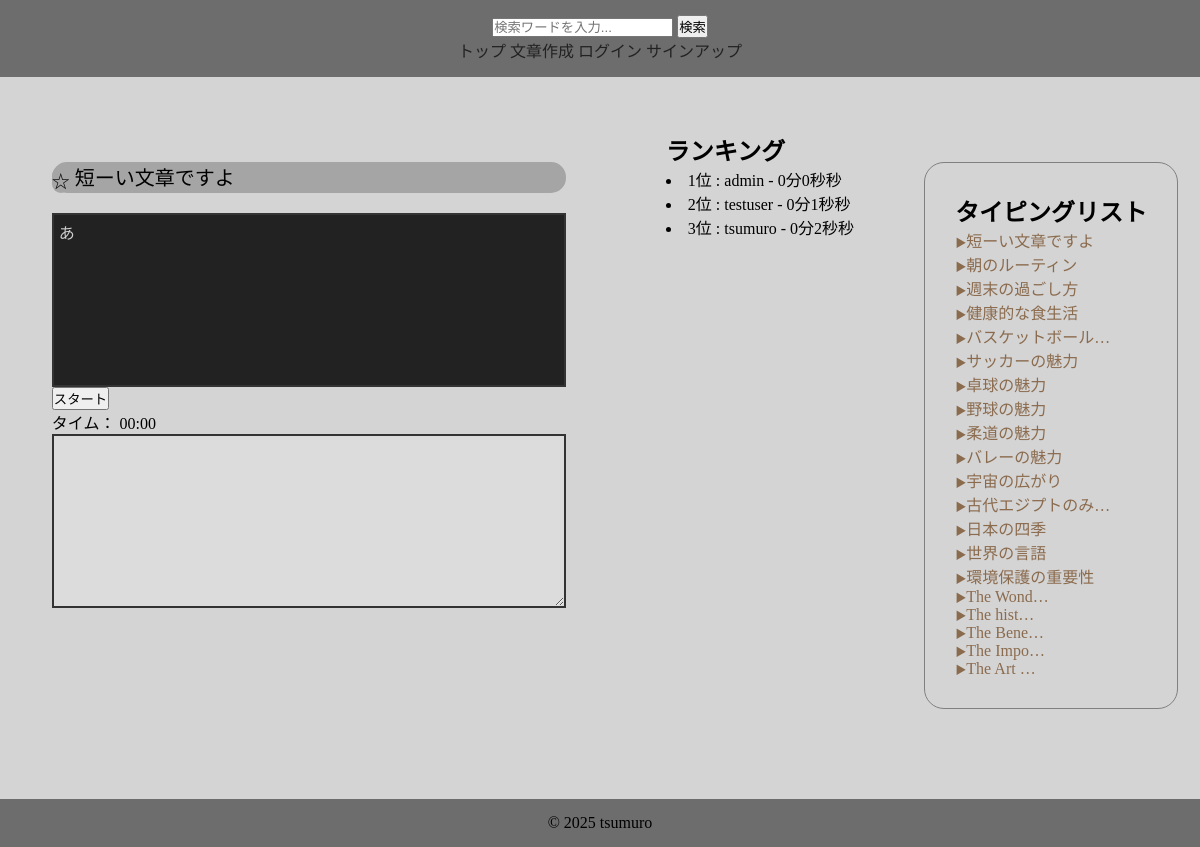
Before: /16/ with the older database file.
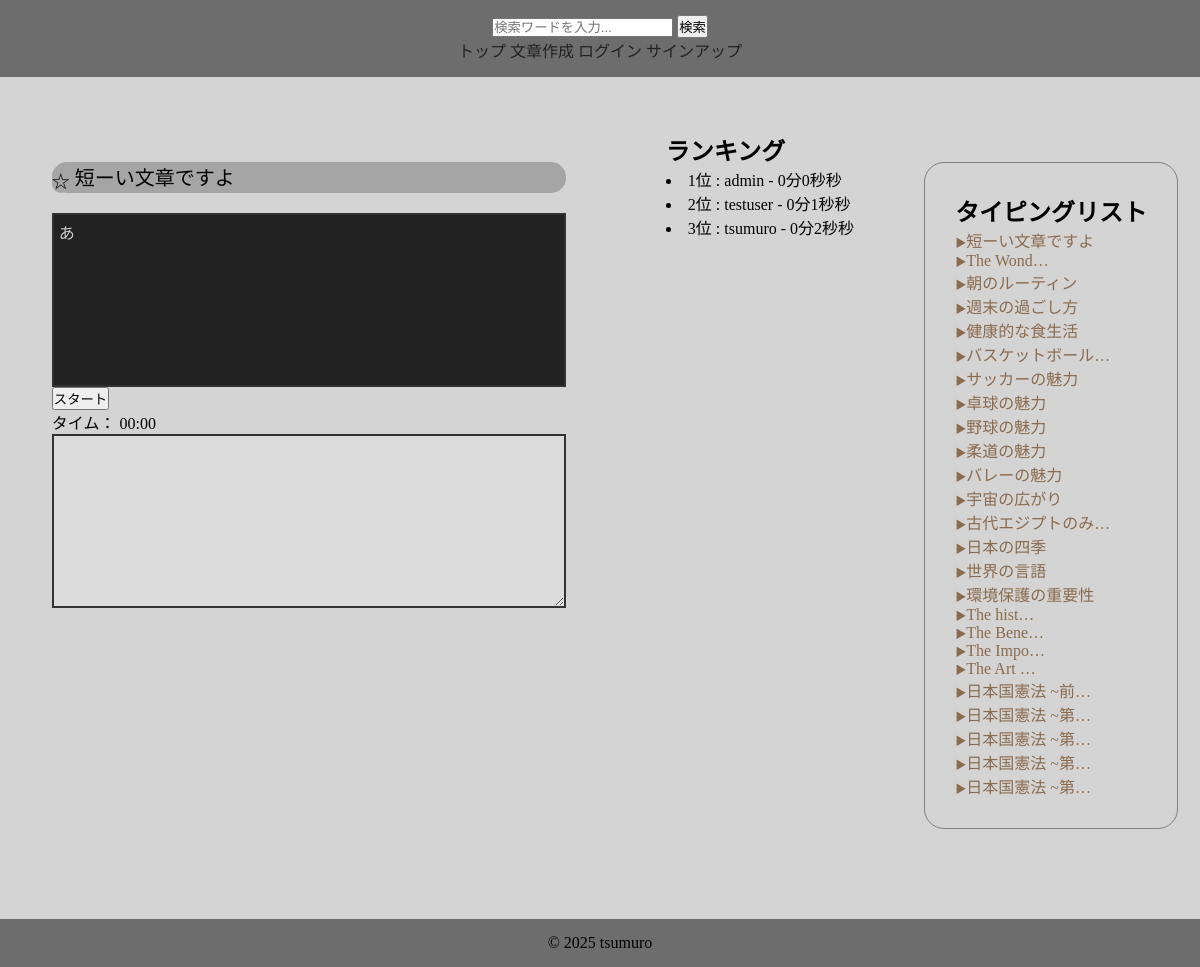
After: the same page with the newer database file.
### contentapp/models.py (models this page shows, shortened)
class Content(models.Model):
    user = models.ForeignKey(
        settings.AUTH_USER_MODEL,
        on_delete=models.SET_NULL,
        null=True,
        blank=True
    )
    title = models.CharField(max_length=50, unique=True)
    sentence = models.TextField()
    category = models.ForeignKey(
        Category,
        on_delete=models.SET_NULL,
        null=True,
        blank=True,
    )
    is_public = models.BooleanField(default=True)
    play_count = models.IntegerField(default=0)
    created_at = models.DateTimeField(auto_now_add=True)

### typingapp/models.py (models this page shows, shortened)
class History(models.Model):
    user = models.ForeignKey(CustomUser, on_delete=models.CASCADE)
    title = models.ForeignKey(Content, on_delete=models.CASCADE)
    typing_time = models.IntegerField()

### accounts/models.py (models this page shows)
class CustomUser(AbstractUser):
    pass

### typingapp/views.py (the view, shortened to what this page needs)
# urls.py: path('<int:pk>/', views.IndexView.as_view(), name='typing'),
class IndexView(generic.DetailView):
    model = Content
    template_name = "index.html"
    context_object_name = "content_object"
    def get_object(self, queryset=None):
        pk = self.kwargs.get("pk", 1)
        return Content.objects.get(pk=pk)
    def get_context_data(self, **kwargs):
        context = super().get_context_data(**kwargs)
        pk = self.kwargs['pk']
        content = Content.objects.get(pk=pk)
        if self.request.user.is_authenticated:
            is_favorite = Favorite.objects.filter(user=self.request.user, title=content).exists()
        else:
            is_favorite = False
        context['is_favorite'] = is_favorite
        context['content_list'] = Content.objects.filter(is_public=True).order_by('-play_count')
        context['ranking_list'] = History.objects.filter(title__title=self.object.title).order_by("typing_time")
        return context

### templatetags/custom_filters.py (called while the page is built)
@register.filter
def format_duration(seconds):
    minutes = seconds // 60
    remaining_seconds = seconds % 60
    return f"{minutes}分{remaining_seconds}秒"

### typingapp/templates/index.html (shortened to what this page needs)
{% extends "base.html" %}
{% load custom_filters %}
{% load static %}
{% block contents %}
<div class="index-content">
    <div class="typing-content">
        <div id="title">
            <form method="POST">
                <p>
                    {% if is_favorite %}
                    <input type="hidden" name="action" value="delete_favorite">
                    <button id="favorite-button" type="submit">★</button>
                    {% else %}
                    <button id="favorite-button" type="submit">☆</button>
                    {% endif %}
                    {{ content_object.title }}
                </p>
            </form>
        </div>
        <div id="target-sentence">{{ content_object.sentence }}</div>
        <br>
        <button id="start-button">スタート</button>
        <div id="timer">タイム： 00:00</div>
        <textarea id="typing-input" disabled></textarea>
    </div>
    <div class="ranking_list">
        <h2>ランキング</h2>
        {% for ranking in ranking_list %}
            <li>{{ forloop.counter }}位 : {{ ranking.user }} - {{ ranking.typing_time|format_duration }}秒</li>
        {% empty %}
            <p>まだランキングがありません</p>
        {% endfor %}
    </div>
    <div class="content-list">
        <h2>タイピングリスト</h2>
        {% for content in content_list %}
        <li><a href="{% url "typingapp:typing" content.pk %}">{{ content.title|truncatechars:9 }}</a></li>
        {% endfor %}
    </div>
</div>
{% endblock  %}

### typingapp/templates/base.html (shortened to what this page needs)
{% load static %}
<!DOCTYPE html>
<html lang="ja">
<head>
    <link rel="stylesheet" href="{% static "css/style.css" %}">
</head>
<body id="{% block page_id %}{% endblock %}">
<header>
    <form method="get" action="{% url "contentapp:typing_list" %}">
        <input type="text" name="search" placeholder="検索ワードを入力...">
        <button type="submit">検索</button>
    </form>
    <a href="{% url "typingapp:index" %}">トップ</a>
    <a href="{% url "contentapp:create_content" %}">文章作成</a>
    {% if user.is_authenticated %}
        <form method="post" action="{% url 'accounts:logout' %}">
            {% csrf_token %}
            <button type="submit">ログアウト</button>
        </form>
        <a href="{% url "contentapp:mypage" username=request.user.username %}">マイページ</a>
    {% else %}
        <a href="{% url "accounts:login" %}">ログイン</a>
        <a href="{% url "accounts:signup" %}">サインアップ</a>
    {% endif %}
</header>
<div id="content">
    {% block contents %}{% endblock %}
</div>
<footer>
    &copy; 2025 tsumuro
</footer>
</body>
</html>

### typingproject/static/css/style.css (style rules this page uses)
#target-sentence { white-space: pre-wrap; display: inline-block; }
* { margin: 0; padding: 0; }
html, body { height: 100%; margin: 0; padding: 0; background-color: #d4d4d4; }
header, footer { background-color: #6d6d6d; text-align: center; padding: 15px; }
header a, header a:visited { text-decoration: none; color: #222222; transition: color 0.3s ease, opacity 0.3s ease; }
#content { padding: 20px 20px; margin-top: 35px; margin-bottom: 70px; min-height: 50vh; }
.index-content { display: flex; justify-content: center; gap: 70px; }
.typing-content, .content-list { display: inline-block; padding: 30px; }
.content-list { margin-top: 30px; list-style: none; border: solid gray 1px; border-radius: 20px; }
.content-list li { word-wrap: break-word; overflow-wrap: break-word; white-space: pre-wrap; max-width: 250px; }
.content-list a, .mypage-list a { text-decoration: none; color: #8b6b4e; transition: color 0.3s ease, opacity 0.3s ease; }
.content-list li::before, .mypage-list li::before { content: "▶"; color: #8b6b4e; font-size: 0.7rem; }
#title { background-color: #a5a5a5; margin-bottom: 20px; border-radius: 15px; font-size: 20px; }
#target-sentence, #typing-input { min-width: 500px; min-height: 20vh; border: 2px solid #333333; padding: 5px; }
#target-sentence { background-color: #222222; color: #d1d1d1; }
#favorite-button { border: none; background-color: #a5a5a5; border-radius: 100px; font-size: 18px; vertical-align: middle; }

Changed rows visible on the page:
changed Content "The Wond…": moves up the list
added Content: title "日本国憲法 ~前…"
added Content: title "日本国憲法 ~第…"
added Content: title "日本国憲法 ~第…"
added Content: title "日本国憲法 ~第…"
added Content: title "日本国憲法 ~第…"
